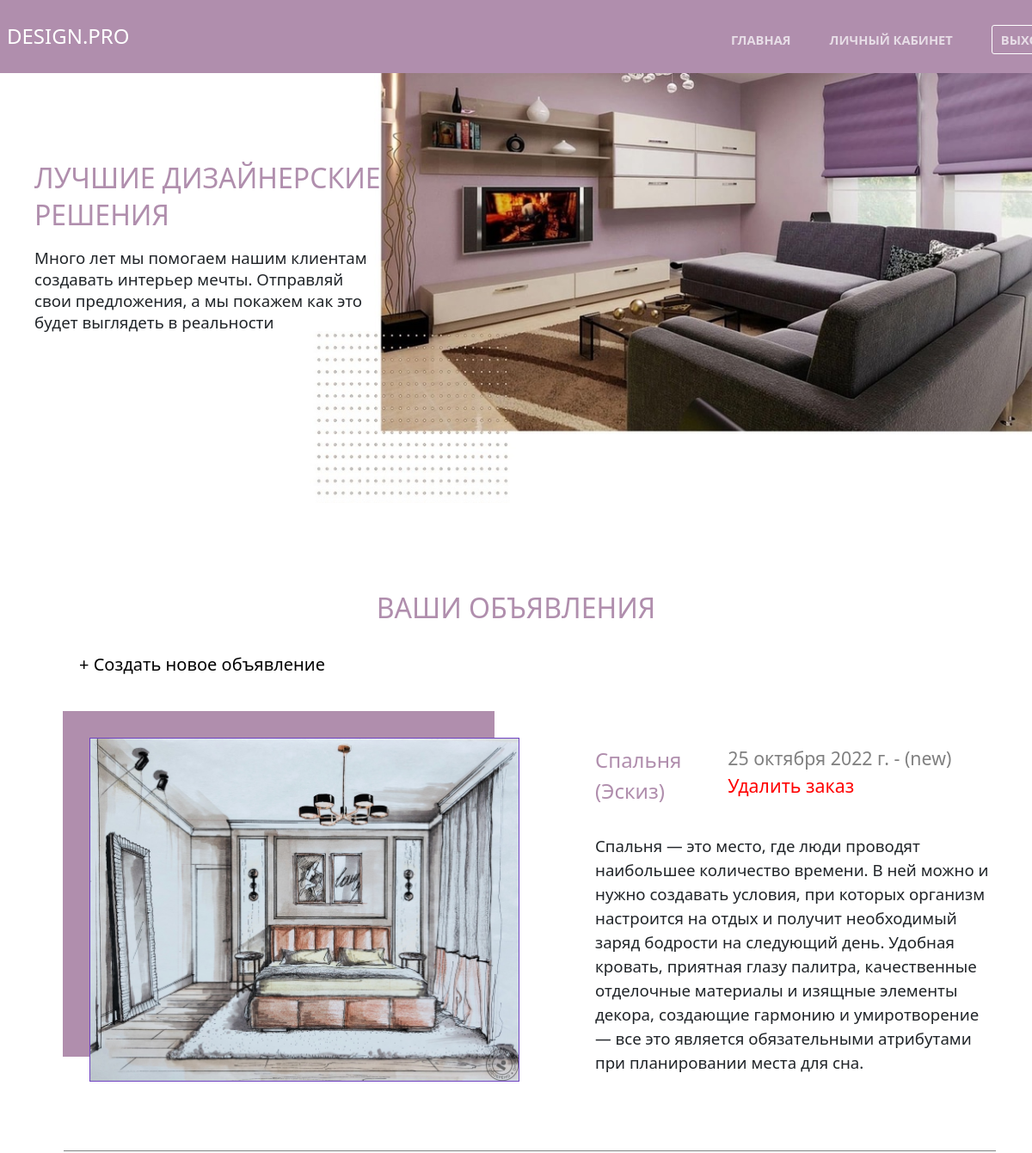
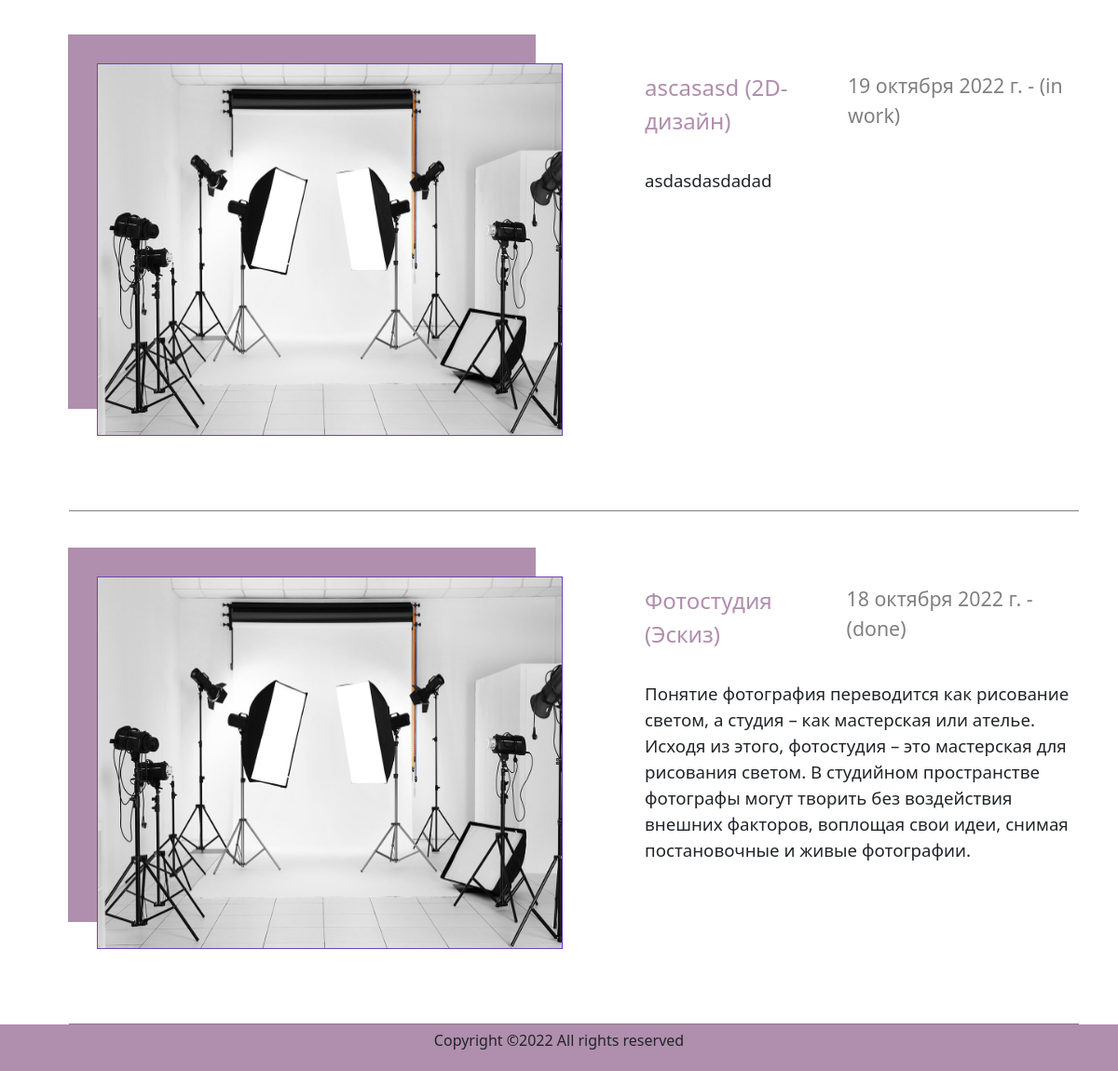
/catalog/accounts/profile/ (signed in), run on the app's committed database (2 pictures, top to bottom).
### catalog/models.py (models this page shows, shortened)
class Application(models.Model):
    name = models.CharField(max_length=200, verbose_name='Название', blank=False)
    username = models.ForeignKey('User', on_delete=models.SET_NULL, null=True)
    description = models.TextField(max_length=1000, help_text='Напишите описание ', blank=False)
    categories = models.ForeignKey('Categorise', verbose_name='Категория', on_delete=models.CASCADE)
    image = models.ImageField(max_length=254, upload_to=get_name_file,
                              null=True, blank=False,
                              validators=[FileExtensionValidator(allowed_extensions=['jpg', 'jpeg', 'png', 'bmp'])])
    status = models.CharField(max_length=200, verbose_name='Статус',
                              choices=(('new', 'Новая'), ('in work', 'Принято в работу'), ('done', 'Выполнено')),
                              default='new')
    date = models.DateField(verbose_name='Дата добавления', auto_now_add=True)
    img = models.ImageField(max_length=254, upload_to=get_name_file, null=True, blank=True,
                            validators=[FileExtensionValidator(allowed_extensions=['jpg', 'jpeg', 'png', 'bmp'])])
    comment = models.TextField(max_length=1000, help_text="Комментарий", blank=True)

class Categorise(models.Model):
    name = models.CharField(max_length=200, help_text="Напишите категорию", blank=False)
    def __str__(self):
        return self.name

### catalog/views.py (the view)
# urls.py: path('accounts/profile/', ApplicationListView.as_view(), name='profile'),
class ApplicationListView(LoginRequiredMixin, generic.ListView):
    model = Application
    template_name = 'profile.html'
    def get_queryset(self):
        return Application.objects.filter(username=self.request.user).order_by('-date')

### templates/profile.html
{% extends "base_generic.html" %}
{% block content %}
<p class="zgl">Ваши объявления</p>
 <p class="sl"><a href="{% url 'createapp' %}"> + Создать новое объявление</a></p>
{% if application_list %}
  <ul>
   {% for application in application_list %}
                     <div class=" box-shadow content-window">
                          <div class="d-flex ">
                                <div>
                                     <img src="{{application.image.url}}">
                                </div>
                                <div>
                                    <div class="d-flex justify-content-between">
                                         <p class="p-2"> {{application.name}} ({{application.categories}})</p>
                                        <p class="p-2"> {{application.date}} - ({{application.status}})
                                            {% if application.status == 'new' %}
                                <a href="{% url 'delete_application' application.pk %}">Удалить заказ</a>
                            {%          endif %}</p>
                                    </div>
                                    <p class="p-2"> {{application.description}}</p>
                                </div>
                         </div>
                    </div>
            {% endfor %}
  </ul>
 {% else %}
    <p class="zgl">Объявлений нет</p>
  {% endif %}
{% endblock %}

### catalog/static/css/style.css (style rules this page uses)
* { margin: 0; padding: 0; }
body { background-color: #b08ead!important; }
ul { margin-bottom: 0!important; }
.sl>a { text-decoration: none!important; color: black!important; font-size: 20px; margin-left: 50px; }
.zgl { color: #b08ead; font-size: 24pt; font-weight: normal ; line-height: normal; padding-top: 100px; text-transform: uppercase; text-align: center; margin-bottom: 30px; }
.content-window { margin-top: 50px; border-bottom: solid 1px gray ; }
.content-window>div>div:first-child>img { background-size: cover; box-shadow: -30px -30px 0px 1px #b08ead; border: solid 1px #6f42c1; margin-left: 30px; margin-bottom: 80px; margin-top: 20px; height: 400px; width: 500px; }
.content-window>div>div:last-child>div { margin-top: 20px; margin-left: 80px; }
.content-window>div>div:last-child>div>p:first-child { color: #b08ead; font-size: 18pt; font-weight: normal ; }
.content-window>div>div:last-child>div>p:last-child { color: gray; font-size: 16pt; }
.content-window>div>div:last-child>div>p:last-child>a { text-decoration: none!important; color: red!important; }
.content-window>div>div:last-child>p { margin-left: 80px; font-size: 14pt; }

### data on the page
Application: image (picture), name "Спальня", categories "Эскиз", date "25 октября 2022 г.", status "new", shows "Удалить заказ", description "Спальня — это место, где люди проводят наибольшее количество времени. В ней можно и нужно создавать условия, при которых организм настроится на отдых и получит необходимый заряд бодрости на следующий день. Удобная кровать, приятная глазу палитра, качественные отделочные материалы и изящные элементы декора, создающие гармонию и умиротворение — все это является обязательными атрибутами при планировании места для сна."
Application: image (picture), name "ascasasd", categories "2D-дизайн", date "19 октября 2022 г.", status "in work", description "asdasdasdadad"
Application: image (picture), name "Фотостудия", categories "Эскиз", date "18 октября 2022 г.", status "done", description "Понятие фотография переводится как рисование светом, а студия – как мастерская или ателье. Исходя из этого, фотостудия – это мастерская для рисования светом. В студийном пространстве фотографы могут творить без воздействия внешних факторов, воплощая свои идеи, снимая постановочные и живые фотографии."
